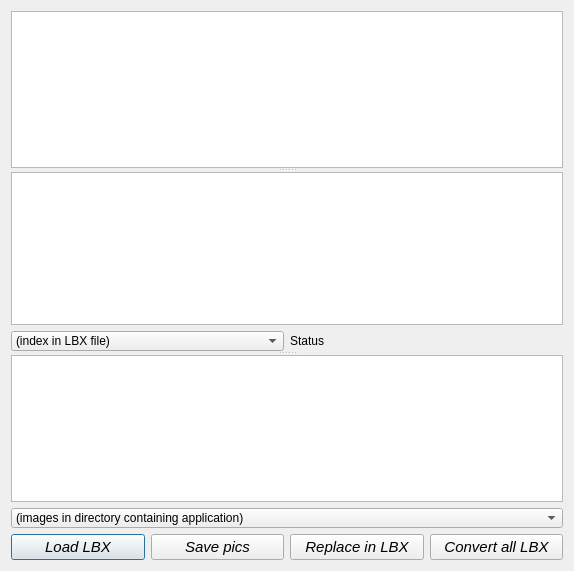
<?xml version="1.0" encoding="UTF-8"?>
<ui version="4.0">
 <class>DialogLbxEditor</class>
 <widget class="QDialog" name="DialogLbxEditor">
  <property name="geometry">
   <rect>
    <x>0</x>
    <y>0</y>
    <width>574</width>
    <height>571</height>
   </rect>
  </property>
  <property name="windowTitle">
   <string>LBX editor</string>
  </property>
  <layout class="QGridLayout" name="gridLayout">
   <item row="0" column="0">
    <widget class="QSplitter" name="splitter">
     <property name="orientation">
      <enum>Qt::Vertical</enum>
     </property>
     <widget class="QGraphicsView" name="graphicsView_LbxImage">
      <property name="backgroundBrush">
       <brush brushstyle="SolidPattern">
        <color alpha="255">
         <red>255</red>
         <green>192</green>
         <blue>255</blue>
        </color>
       </brush>
      </property>
     </widget>
     <widget class="QWidget" name="layoutWidget_2">
      <layout class="QVBoxLayout" name="verticalLayout_2">
       <item>
        <widget class="QTextEdit" name="textEdit_lbxText">
         <property name="readOnly">
          <bool>true</bool>
         </property>
        </widget>
       </item>
       <item>
        <layout class="QHBoxLayout" name="horizontalLayout_2">
         <item>
          <widget class="QComboBox" name="comboBox_LbxIndex">
           <property name="sizePolicy">
            <sizepolicy hsizetype="Expanding" vsizetype="Fixed">
             <horstretch>0</horstretch>
             <verstretch>0</verstretch>
            </sizepolicy>
           </property>
           <property name="maximumSize">
            <size>
             <width>16777215</width>
             <height>20</height>
            </size>
           </property>
           <item>
            <property name="text">
             <string>(index in LBX file)</string>
            </property>
           </item>
          </widget>
         </item>
         <item>
          <widget class="QLabel" name="label_Status">
           <property name="sizePolicy">
            <sizepolicy hsizetype="Expanding" vsizetype="Fixed">
             <horstretch>0</horstretch>
             <verstretch>0</verstretch>
            </sizepolicy>
           </property>
           <property name="maximumSize">
            <size>
             <width>16777215</width>
             <height>20</height>
            </size>
           </property>
           <property name="text">
            <string>Status</string>
           </property>
          </widget>
         </item>
        </layout>
       </item>
      </layout>
     </widget>
     <widget class="QWidget" name="layoutWidget_1">
      <layout class="QVBoxLayout" name="verticalLayout">
       <item>
        <widget class="QGraphicsView" name="graphicsView_BitmapImage">
         <property name="backgroundBrush">
          <brush brushstyle="SolidPattern">
           <color alpha="255">
            <red>255</red>
            <green>192</green>
            <blue>255</blue>
           </color>
          </brush>
         </property>
        </widget>
       </item>
       <item>
        <widget class="QComboBox" name="comboBox_FileIndex">
         <property name="sizePolicy">
          <sizepolicy hsizetype="Expanding" vsizetype="Fixed">
           <horstretch>0</horstretch>
           <verstretch>0</verstretch>
          </sizepolicy>
         </property>
         <property name="maximumSize">
          <size>
           <width>16777215</width>
           <height>20</height>
          </size>
         </property>
         <item>
          <property name="text">
           <string>(images in directory containing application)</string>
          </property>
         </item>
        </widget>
       </item>
       <item>
        <layout class="QHBoxLayout" name="horizontalLayout">
         <item>
          <widget class="QPushButton" name="pushButton_Load">
           <property name="sizePolicy">
            <sizepolicy hsizetype="Fixed" vsizetype="Fixed">
             <horstretch>0</horstretch>
             <verstretch>0</verstretch>
            </sizepolicy>
           </property>
           <property name="maximumSize">
            <size>
             <width>180</width>
             <height>40</height>
            </size>
           </property>
           <property name="font">
            <font>
             <pointsize>11</pointsize>
             <italic>true</italic>
            </font>
           </property>
           <property name="text">
            <string>Load LBX</string>
           </property>
           <property name="icon">
            <iconset resource="../Resources/InteractiveGameTweaker.qrc">
             <normaloff>:/heroes/valana.gif</normaloff>:/heroes/valana.gif</iconset>
           </property>
           <property name="iconSize">
            <size>
             <width>32</width>
             <height>32</height>
            </size>
           </property>
          </widget>
         </item>
         <item>
          <widget class="QPushButton" name="pushButton_SavePics">
           <property name="sizePolicy">
            <sizepolicy hsizetype="Fixed" vsizetype="Fixed">
             <horstretch>0</horstretch>
             <verstretch>0</verstretch>
            </sizepolicy>
           </property>
           <property name="maximumSize">
            <size>
             <width>180</width>
             <height>40</height>
            </size>
           </property>
           <property name="font">
            <font>
             <pointsize>11</pointsize>
             <italic>true</italic>
            </font>
           </property>
           <property name="text">
            <string>Save pics</string>
           </property>
           <property name="icon">
            <iconset resource="../Resources/InteractiveGameTweaker.qrc">
             <normaloff>:/heroes/shalla.gif</normaloff>:/heroes/shalla.gif</iconset>
           </property>
           <property name="iconSize">
            <size>
             <width>32</width>
             <height>32</height>
            </size>
           </property>
          </widget>
         </item>
         <item>
          <widget class="QPushButton" name="pushButton_Replace">
           <property name="sizePolicy">
            <sizepolicy hsizetype="Fixed" vsizetype="Fixed">
             <horstretch>0</horstretch>
             <verstretch>0</verstretch>
            </sizepolicy>
           </property>
           <property name="maximumSize">
            <size>
             <width>180</width>
             <height>40</height>
            </size>
           </property>
           <property name="font">
            <font>
             <pointsize>11</pointsize>
             <italic>true</italic>
            </font>
           </property>
           <property name="text">
            <string>Replace in LBX</string>
           </property>
           <property name="icon">
            <iconset resource="../Resources/InteractiveGameTweaker.qrc">
             <normaloff>:/heroes/greyfar.gif</normaloff>:/heroes/greyfar.gif</iconset>
           </property>
           <property name="iconSize">
            <size>
             <width>32</width>
             <height>32</height>
            </size>
           </property>
          </widget>
         </item>
         <item>
          <widget class="QPushButton" name="pushButton_ConvertAll">
           <property name="sizePolicy">
            <sizepolicy hsizetype="Fixed" vsizetype="Fixed">
             <horstretch>0</horstretch>
             <verstretch>0</verstretch>
            </sizepolicy>
           </property>
           <property name="maximumSize">
            <size>
             <width>180</width>
             <height>40</height>
            </size>
           </property>
           <property name="font">
            <font>
             <pointsize>11</pointsize>
             <italic>true</italic>
            </font>
           </property>
           <property name="text">
            <string>Convert all LBX</string>
           </property>
           <property name="icon">
            <iconset resource="../Resources/InteractiveGameTweaker.qrc">
             <normaloff>:/heroes/bshan.gif</normaloff>:/heroes/bshan.gif</iconset>
           </property>
           <property name="iconSize">
            <size>
             <width>32</width>
             <height>32</height>
            </size>
           </property>
          </widget>
         </item>
        </layout>
       </item>
      </layout>
     </widget>
    </widget>
   </item>
  </layout>
 </widget>
 <resources>
  <include location="../Resources/InteractiveGameTweaker.qrc"/>
 </resources>
 <connections/>
</ui>
